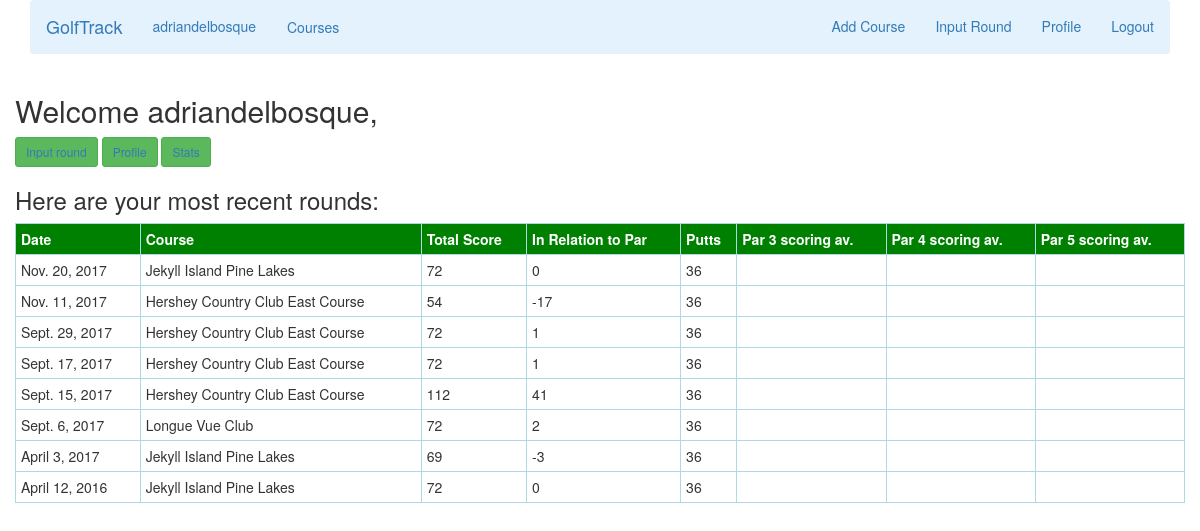
/accounts/profile/ (signed in), run on the app's committed database.
### database1/models.py (models this page shows, shortened)
class golfround(models.Model):
	id = models.UUIDField(primary_key=True, default=uuid.uuid4, editable=False)
	date = models.DateField(help_text='MM/DD/YYYY')
	golfer = models.ForeignKey(User, null=True, blank=True)
	golf_course = models.ForeignKey('golf_course')
	fairways = models.IntegerField(default=14)
	greens = models.IntegerField(default=18)
	hole_1_score = models.IntegerField()
	hole_1_putts = models.IntegerField(default=2)
	hole_2_score = models.IntegerField()
	hole_2_putts = models.IntegerField(default=2)
	hole_3_score = models.IntegerField()
	hole_3_putts = models.IntegerField(default=2)
	hole_4_score = models.IntegerField()
	hole_4_putts = models.IntegerField(default=2)
	hole_5_score = models.IntegerField()
	hole_5_putts = models.IntegerField(default=2)
	hole_6_score = models.IntegerField()
	hole_6_putts = models.IntegerField(default=2)
	hole_7_score = models.IntegerField()
	hole_7_putts = models.IntegerField(default=2)
	hole_8_score = models.IntegerField()
	hole_8_putts = models.IntegerField(default=2)
	hole_9_score = models.IntegerField()
	hole_9_putts = models.IntegerField(default=2)
	hole_10_score = models.IntegerField()
	hole_10_putts = models.IntegerField(default=2)
	hole_11_score = models.IntegerField()
	hole_11_putts = models.IntegerField(default=2)
	hole_12_score = models.IntegerField()
	hole_12_putts = models.IntegerField(default=2)
	hole_13_score = models.IntegerField()
	hole_13_putts = models.IntegerField(default=2)
	hole_14_score = models.IntegerField()
	hole_14_putts = models.IntegerField(default=2)
	hole_15_score = models.IntegerField()
	hole_15_putts = models.IntegerField(default=2)
	hole_16_score = models.IntegerField()
	hole_16_putts = models.IntegerField(default=2)
	hole_17_score = models.IntegerField()
	hole_17_putts = models.IntegerField(default=2)
	hole_18_score = models.IntegerField()
	hole_18_putts = models.IntegerField(default=2)
	def __str__(self):
		return str(self.golfer)
	def get_total_score(self):
		return int(
				self.hole_1_score+
				self.hole_2_score+
				self.hole_3_score+
				self.hole_4_score+
				self.hole_5_score+
				self.hole_6_score+
				self.hole_7_score+
				self.hole_8_score+
				self.hole_9_score+
				self.hole_10_score+
				self.hole_11_score+
				self.hole_12_score+
				self.hole_13_score+
				self.hole_14_score+
				self.hole_15_score+
				self.hole_16_score+
				self.hole_17_score+
				self.hole_18_score
			)
	def get_overpar(self):
		par = self.golf_course.par
		total = self.get_total_score()
		return total - par
	def putts(self):
		puttList = [
		self.hole_1_putts,
		self.hole_2_putts,
		self.hole_3_putts,
		self.hole_4_putts,
		self.hole_5_putts,
		self.hole_6_putts,
		self.hole_7_putts,
		self.hole_8_putts,
		self.hole_9_putts,
		self.hole_10_putts,
		self.hole_11_putts,
		self.hole_12_putts,
		self.hole_13_putts,
		self.hole_14_putts,
		self.hole_15_putts,
		self.hole_16_putts,
		self.hole_17_putts,
		self.hole_18_putts,
		]
		count = 0
		for hole in puttList:
			count += hole
		return count

class golf_course(models.Model):
	name = models.CharField(max_length=100, help_text='Golf Course Name')
	par = models.IntegerField()
	length = models.IntegerField()
	rating = models.DecimalField(default=0, max_digits=4, decimal_places=1)
	hole_1_par = models.IntegerField()
	hole_2_par = models.IntegerField()
	hole_3_par = models.IntegerField()
	hole_4_par = models.IntegerField()
	hole_5_par = models.IntegerField()
	hole_6_par = models.IntegerField()
	hole_7_par = models.IntegerField()
	hole_8_par = models.IntegerField()
	hole_9_par = models.IntegerField()
	hole_10_par = models.IntegerField()
	hole_11_par = models.IntegerField()
	hole_12_par = models.IntegerField()
	hole_13_par = models.IntegerField()
	hole_14_par = models.IntegerField()
	hole_15_par = models.IntegerField()
	hole_16_par = models.IntegerField()
	hole_17_par = models.IntegerField()
	hole_18_par = models.IntegerField()
	hole_1_yard = models.IntegerField()
	hole_2_yard = models.IntegerField()
	hole_3_yard = models.IntegerField()
	hole_4_yard = models.IntegerField()
	hole_5_yard = models.IntegerField()
	hole_6_yard = models.IntegerField()
	hole_7_yard = models.IntegerField()
	hole_8_yard = models.IntegerField()
	hole_9_yard = models.IntegerField()
	hole_10_yard = models.IntegerField()
	hole_11_yard = models.IntegerField()
	hole_12_yard = models.IntegerField()
	hole_13_yard = models.IntegerField()
	hole_14_yard = models.IntegerField()
	hole_15_yard = models.IntegerField()
	hole_16_yard = models.IntegerField()
	hole_17_yard = models.IntegerField()
	hole_18_yard = models.IntegerField()
	def __str__(self):
		return self.name

### golftrack/views.py (the view)
# urls.py: url(r'^accounts/profile/', views.profile, name = 'profile'),
@login_required
def profile(request):
	context = {}
	rounds = golfround.objects.filter(golfer=request.user).order_by('-date')
	context['user'] = request.user
	user = request.user
	context['username'] = user.username
	context['rounds'] = rounds
	print(rounds)
	return render(request, 'profile.html', context)

### templates/profile.html
{% extends "base_generic.html" %}
{% load staticfiles %}
{% block content %}
		<div class="container">
			<div class="row">
				<div>
					<h2> Welcome {{ user.username }},</h2>
						<button class="btn btn-success btn-sm">
							<a href="{% url 'input_round' %}">Input round</a></li>
						</button >
						<button class="btn btn-success btn-sm">
							<a href="{% url 'profile' %}">Profile</a></li>
						</button >
						<button class="btn btn-success btn-sm">
							<a href="{% url 'profile_stats' %}">Stats</a></li>
						</button >
				</div>
			</div>
			<div class="row">
				<div>
					<h3> Here are your most recent rounds:</h3>
				</div>
			</div>
		</div>
		<div class="container">
			<div class="row">
				<div>
					<table id ='userRounds' style="width:100%">
						<tr>
							<th>Date</th>
							<th>Course</th>
							<th>Total Score</th>
							<th>In Relation to Par</th>
							<th>Putts</th>
							<th>Par 3 scoring av.</th>
							<th>Par 4 scoring av.</th>
							<th>Par 5 scoring av.</th>
						</tr>
						{% for round in rounds %}
							<tr id="postitem" class="item">
								<td id="date">{{ round.date }} </td>
								<td id="course">{{ round.golf_course }} </td>
								<td id="totalScore">{{ round.get_total_score }} </td>
								<td id="overPar">{{ round.get_overpar }} </td>
								<td id="putts">{{ round.putts }} </td>
								<td id="overPar">{{ round.par3average|floatformat:1 }} </td>
								<td id="overPar">{{ round.par4average|floatformat:1 }} </td>
								<td id="overPar">{{ round.par5average|floatformat:1 }} </td>
							</tr>
						{% endfor %}
					</table>
				</div>
			</div>
		</div>
 {% endblock %}

### templates/base_generic.html (shortened to what this page needs)
<!DOCTYPE html>
<html lang="en">
<head>
  {% load static %}
  <link rel="stylesheet" type="text/css" href="{% static 'css/index.css' %}">
  <link rel="stylesheet" href="https://maxcdn.bootstrapcdn.com/bootstrap/3.3.7/css/bootstrap.min.css">
</head>
<body>
  {% block sidebar %}
  	<div class="container">
			<nav class="navbar navbar-light" style="background-color: #e3f2fd;">
				<div class="container-fluid">
				    <div class="navbar-header">
				      	<a class="navbar-brand" href="/">GolfTrack</a>
				    </div>
				    <ul class="nav navbar-nav navbar-left">
				    	{% if user.is_authenticated %}
				    		<li><a href="{% url 'profile' %}">{{ user.username }} </a></li>
				    	{% else %}
				    		<li><a href="{% url 'register' %}">Register</a></li>
				    	{% endif %}
				    </ul>
				    <ul class="nav navbar-nav navbar">
				    	<li><a href="{% url 'courses' %}">Courses</a></li>
				    </ul>
				      <ul class="nav navbar-nav navbar-right">
				      	{% if user.is_authenticated %}
				      		<li><a href="{% url 'add-course' %}">Add Course</a></li>
				      		<li><a href="{% url 'input_round' %}">Input Round</a></li>
				      		<li><a href="{% url 'profile' %}?next={{request.path}}">Profile</a></li>
				        	<li><a href="{% url 'logout' %}?next={{request.path}}">Logout</a></li>
				      	{% endif %}
				      </ul>
				    </div>
				  </div>
	{% endblock %}
  {% block content %}{% endblock %}
</body>
</html>

### static/css/index.css (style rules this page uses)
table, th, td { border: 1px solid black; border-collapse: collapse; }

### templates/base_generic.html (style rules this page uses)
table, th, td { border: 1px solid lightblue; border-collapse: collapse; }
th, td { padding: 5px; }
th { background-color: green; color: white; }

### data on the page
golfround: date "Nov. 20, 2017", golf_course "Jekyll Island Pine Lakes", get_total_score "72", get_overpar "0", putts "36"
golfround: date "Nov. 11, 2017", golf_course "Hershey Country Club East Course", get_total_score "54", get_overpar "-17", putts "36"
golfround: date "Sept. 29, 2017", golf_course "Hershey Country Club East Course", get_total_score "72", get_overpar "1", putts "36"
golfround: date "Sept. 17, 2017", golf_course "Hershey Country Club East Course", get_total_score "72", get_overpar "1", putts "36"
golfround: date "Sept. 15, 2017", golf_course "Hershey Country Club East Course", get_total_score "112", get_overpar "41", putts "36"
golfround: date "Sept. 6, 2017", golf_course "Longue Vue Club", get_total_score "72", get_overpar "2", putts "36"
golfround: date "April 3, 2017", golf_course "Jekyll Island Pine Lakes", get_total_score "69", get_overpar "-3", putts "36"
golfround: date "April 12, 2016", golf_course "Jekyll Island Pine Lakes", get_total_score "72", get_overpar "0", putts "36"

### other printed values
{{ user.username }} "adriandelbosque"
